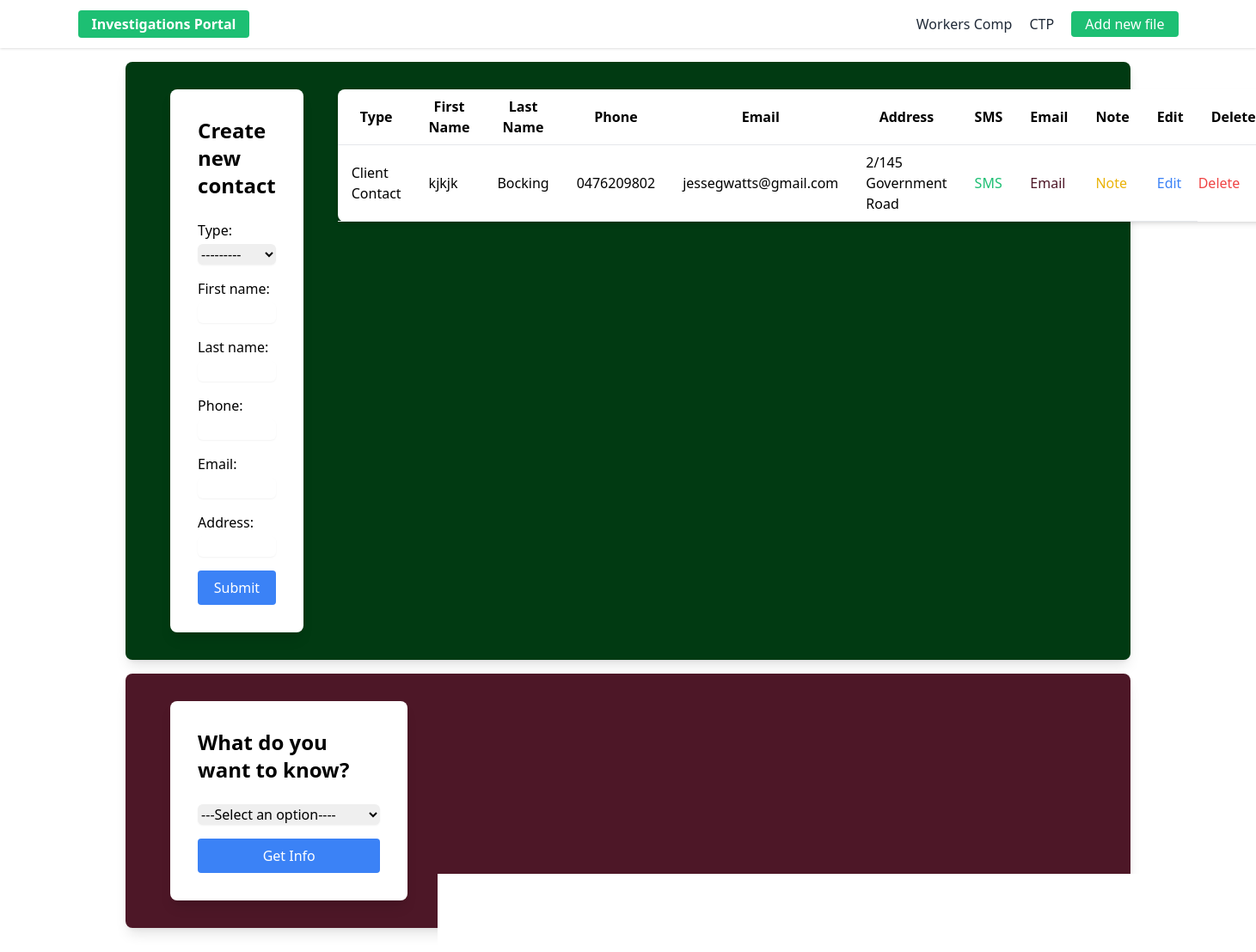
The app's page /case/1 with its own data.
### Case/models.py (models this page shows, shortened)
class Contact(models.Model):
    case = models.ForeignKey(Case, on_delete=models.CASCADE,related_name='contact')
    CONTACT_TYPE_CHOICES = [
    ('Claimant', 'Claimant'),
    ('Insured', 'Insured'),
    ('Employer_Contact', 'Employer Contact'),
    ('Witness', 'Witness'),
    ('Client_Contact', 'Client Contact'),
    ('Other', 'Other'),
    ]
    type = models.CharField(max_length=100, choices=CONTACT_TYPE_CHOICES)
    first_name = models.CharField(max_length=50)
    last_name = models.CharField(max_length=50)
    phone = models.CharField(max_length=15)
    email = models.EmailField(max_length=254)
    address = models.CharField(max_length=255)

### Case/views.py (the view)
# urls.py: path('<int:case_id>', views.case_home, name="case_home"),
def case_home(request, case_id):
    form = ContactForm()
    contacts = Contact.objects.filter(case_id=case_id)
    context = {'form':form, 'contacts':contacts, 'case_id':case_id}
    return render(request, 'wc.html', context)

### Case/templates/wc.html
{% extends "base.html" %}
{% block content %}
<main>
      {% include 'x_contact_div_original.html' %}
      {% include 'x_contact_div_ai.html' %}
</main>
{% endblock %}

### Case/templates/partial_contact_list.html
<div id="contact-list" class="mb-5">
    <table class="min-w-full bg-white rounded-lg shadow-md">
        <thead>
            <tr>
                <th class="py-2 px-4 border-b">Type</th>
                <th class="py-2 px-4 border-b">First Name</th>
                <th class="py-2 px-4 border-b">Last Name</th>
                <th class="py-2 px-4 border-b">Phone</th>
                <th class="py-2 px-4 border-b">Email</th>
                <th class="py-2 px-4 border-b">Address</th>
                <th class="py-2 px-4 border-b">SMS</th>
                <th class="py-2 px-4 border-b">Email</th>
                <th class="py-2 px-4 border-b">Note</th>
                <th class="py-2 px-4 border-b">Edit</th>
                <th class="py-2 px-4 border-b">Delete</th>
            </tr>
        </thead>
        <tbody class="mt-5">
            {% for contact in contacts %}
                <tr >
                    <td class="py-2 px-4 border-b">{{ contact.get_type_display }}</td>
                    <td class="py-2 px-4 border-b">{{ contact.first_name }}</td>
                    <td class="py-2 px-4 border-b">{{ contact.last_name }}</td>
                    <td class="py-2 px-4 border-b">{{ contact.phone }}</td>
                    <td class="py-2 px-4 border-b">{{ contact.email }}</td>
                    <td class="py-2 px-4 border-b">{{ contact.address }}</td>
                    <td class="py-2 px-4 border-b">
                        <button
                        hx-target="#all"
                        hx-swap="outerHTML"
                        hx-get="{% url 'x_contact_div_sms' contact.id %}"
                        class="text-custom-green hover:underline focus:outline-none">SMS</button>
                    </td>
                    <td class="py-2 px-4 border-b">
                        <button
                        hx-target="#all"
                        hx-swap="outerHTML"
                        hx-get="{% url 'x_contact_div_email' contact.id %}"
                        class="text-custom-brown hover:underline focus:outline-none">Email</button>
                    </td>
                    <td class="py-2 px-4 border-b">
                        <button
                        hx-target="#all"
                        hx-swap="outerHTML"
                        hx-get="{% url 'x_contact_div_note' contact.id %}"
                        class="text-yellow-500 hover:underline focus:outline-none">Note</button>
                    </td>
                    <td class="py-2 px-4 border-b">
                            <button
                            hx-target="#all"
                            hx-swap="outerHTML"
                            hx-get="{% url 'x_contact_div_update' contact.id %}"
                            class="text-blue-500 hover:underline focus:outline-none">Edit</button>
                    </td>
                    <td>
                    <button
                            hx-target="#all"
                            hx-swap="outerHTML"
                            hx-get="{% url 'x_contact_delete' contact.id %}"
                            class="text-red-500 hover:underline focus:outline-none">Delete</button>
                    </td>
                </tr>
            {% endfor %}
        </tbody>
    </table>
</div>

### records on screen
Contact: type "Client Contact", first_name "kjkjk", last_name "Bocking", phone "0476209802", email "jessegwatts@gmail.com", address "2/145 Government Road"
